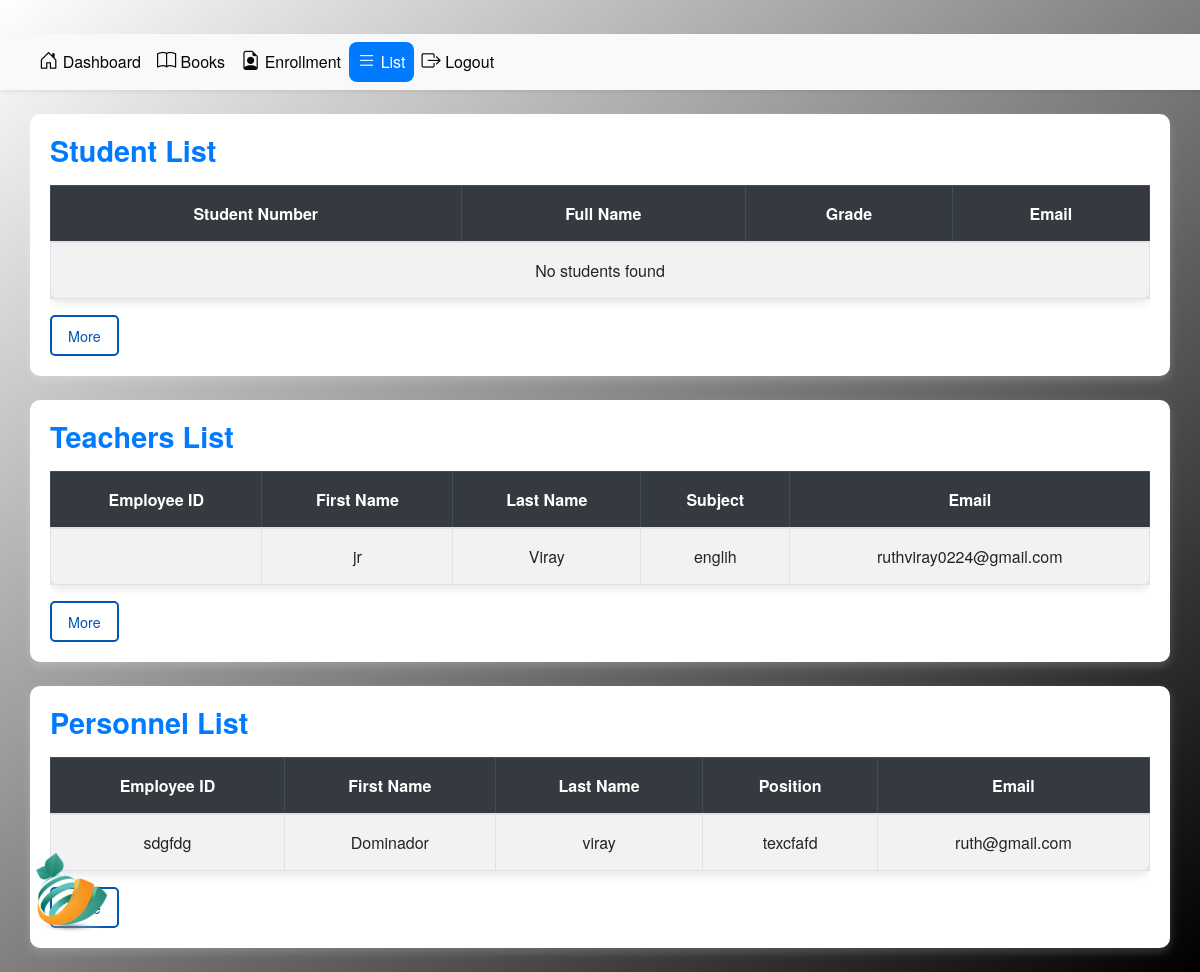
The page /list/ on the database as committed earlier.
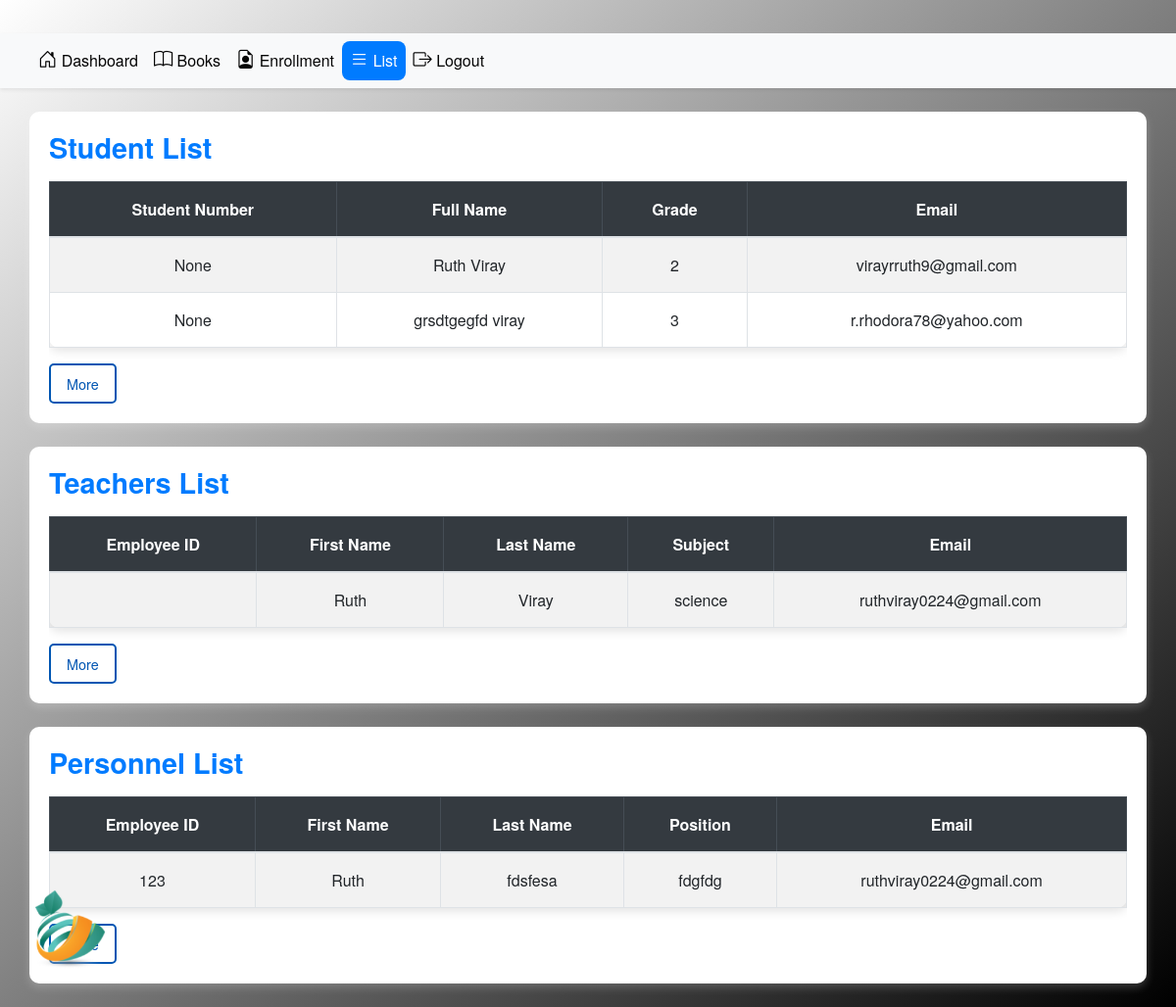
The same page on the database as committed later.
### app/models.py (models this page shows, shortened)
class Teacher(models.Model):
    first_name = models.CharField(max_length=100)
    last_name = models.CharField(max_length=100)
    subject = models.CharField(max_length=100)
    email = models.EmailField()
    gender = models.CharField(max_length=10)  # Male, Female, Other
    age = models.IntegerField()
    address = models.TextField()
    date_of_birth = models.DateField()

class Personnel(models.Model):
    first_name = models.CharField(max_length=100)
    last_name = models.CharField(max_length=100)
    email = models.EmailField()
    position = models.CharField(max_length=100)
    employee_id = models.CharField(max_length=100)
    gender = models.CharField(max_length=50)
    age = models.IntegerField()
    address = models.TextField()

class Student(models.Model):
    first_name = models.CharField(max_length=255)
    last_name = models.CharField(max_length=255)
    gender = models.CharField(
        max_length=10,
        choices=[('Male', 'Male'), ('Female', 'Female'), ('Other', 'Other')],
        default='Male'
    )
    birthdate = models.DateField()
    contact_number = models.CharField(max_length=15)
    email = models.EmailField(unique=True)
    grade = models.PositiveIntegerField()
    address = models.TextField()
    guardian_name = models.CharField(max_length=255)
    nationality = models.CharField(max_length=50)
    student_number = models.CharField(max_length=50, unique=True)

### app/views.py (the view)
# urls.py: path('list/', ListListView.as_view(), name='list'),
class ListListView(ListView):
    template_name = 'app/list_list.html'
    context_object_name = 'list'
    def get_queryset(self):
        return []
    def get_context_data(self, **kwargs):
        context = super().get_context_data(**kwargs)
        context['personnel'] = Personnel.objects.all().order_by('last_name')[:5]
        context['teachers'] = Teacher.objects.all().order_by('last_name')[:5]
        context['students'] = Student.objects.all().order_by('last_name')[:5]
        return context

### app/templates/app/list_list.html (shortened to what this page needs)
{% load static %}
{% block content %}
<head>
    <link href="https://cdn.jsdelivr.net/npm/bootstrap-icons/font/bootstrap-icons.css" rel="stylesheet">
    <link href="https://stackpath.bootstrapcdn.com/bootstrap/4.5.2/css/bootstrap.min.css" rel="stylesheet">
    <link href="{% static 'css/base.css' %}" rel="stylesheet">
</head>
<div class="text-center my-4">
    <img class="mylogo img-fluid" src="{% static 'images/logo.png' %}" alt="Logo">
</div>
{% include 'app/adminbar.html' %}
<div class="container mb-4">
    <h3 class="section-title text-primary mb-3">Student List</h3>
    <div class="table-responsive">
        <table class="table table-striped table-bordered">
            <thead class="table-dark">
                <tr>
                    <th>Student Number</th>
                    <th>Full Name</th>
                    <th>Grade</th>
                    <th>Email</th>
                </tr>
            </thead>
            <tbody>
                {% for student in students %}
                <tr>
                    <td>{{ student.student_number }}</td>
                    <td>{{ student.first_name }} {{ student.last_name }}</td>
                    <td>{{ student.grade }}</td>
                    <td>{{ student.email }}</td>
                </tr>
                {% empty %}
                <tr>
                    <td colspan="4" class="text-center">No students found</td>
                </tr>
                {% endfor %}
            </tbody>
        </table>
    </div>
    <a href="{% url 'student_list' %}" class="btn btn-outline-primary btn-sm">More</a>
</div>
<div class="container mb-4">
    <h3 class="section-title text-primary mb-3">Teachers List</h3>
    <div class="table-responsive">
        <table class="table table-striped table-bordered">
            <thead class="table-dark">
                <tr>
                    <th>Employee ID</th>
                    <th>First Name</th>
                    <th>Last Name</th>
                    <th>Subject</th>
                    <th>Email</th>
                </tr>
            </thead>
            <tbody>
                {% for teacher in teachers %}
                <tr>
                    <td>{{ teacher.employee_id }}</td>
                    <td>{{ teacher.first_name }}</td>
                    <td>{{ teacher.last_name }}</td>
                    <td>{{ teacher.subject }}</td>
                    <td>{{ teacher.email }}</td>
                </tr>
                {% endfor %}
            </tbody>
        </table>
    </div>
    <a href="{% url 'teachers' %}" class="btn btn-outline-primary btn-sm">More</a>
</div>
<div class="container mb-4">
    <h3 class="section-title text-primary mb-3">Personnel List</h3>
    <div class="table-responsive">
        <table class="table table-striped table-bordered">
            <thead class="table-dark">
                <tr>
                    <th>Employee ID</th>
                    <th>First Name</th>
                    <th>Last Name</th>
                    <th>Position</th>
                    <th>Email</th>
                </tr>
            </thead>
            <tbody>
                {% for personnel in personnel %}
                <tr>
                    <td>{{ personnel.employee_id }}</td>
                    <td>{{ personnel.first_name }}</td>
                    <td>{{ personnel.last_name }}</td>
                    <td>{{ personnel.position }}</td>
                    <td>{{ personnel.email }}</td>
                </tr>
                {% endfor %}
            </tbody>
        </table>
    </div>
    <a href="{% url 'personnel' %}" class="btn btn-outline-primary btn-sm">More</a>
</div>
{% endblock content %}

Rows that differ between the two databases and show on the page:
removed Teacher: first_name "jr", last_name "Viray", subject "englih", email "ruthviray0224@gmail.com"
removed Personnel: employee_id "sdgfdg", first_name "Dominador", last_name "viray", position "texcfafd", email "ruth@gmail.com"
added Student: student_number "None", first_name "Ruth", last_name "Viray", grade "2", email "virayrruth9@gmail.com"
added Student: student_number "None", first_name "grsdtgegfd", last_name "viray", grade "3", email "r.rhodora78@yahoo.com"
added Teacher: first_name "Ruth", last_name "Viray", subject "science", email "ruthviray0224@gmail.com"
added Personnel: employee_id "123", first_name "Ruth", last_name "fdsfesa", position "fdgfdg", email "ruthviray0224@gmail.com"
Other text that changed with them:
text no longer shown: "No students found"
